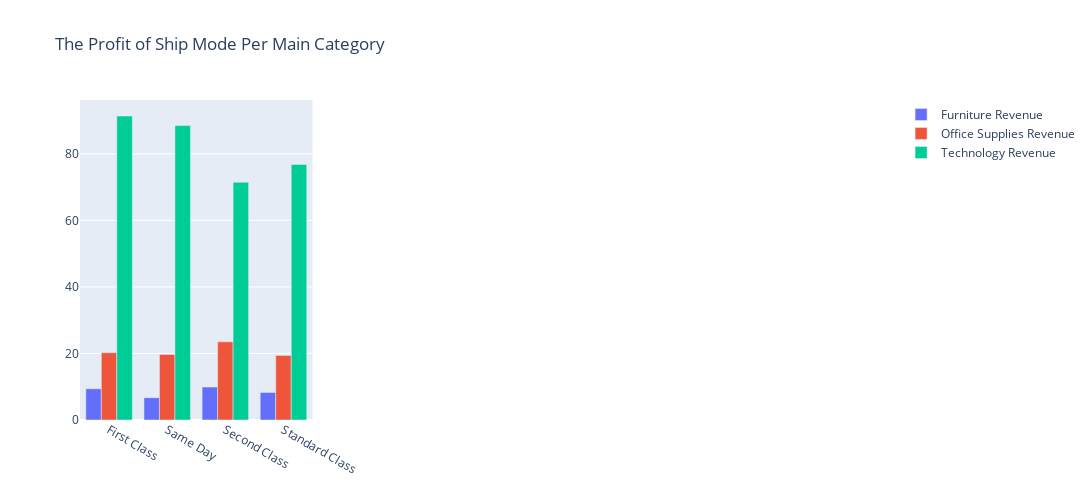

Source (notebook cell):
### Code cell
fig = make_subplots(rows=1, cols=3)

fig.add_trace(
    go.Bar(x=df3['Ship Mode'], y=df3['Furniture'],name='Furniture Revenue'),
    row=1, col=1
)

fig.add_trace(
    go.Bar(x=df3['Ship Mode'], y=df3['Office Supplies'],name='Office Supplies Revenue'),
    row=1, col=1
)

fig.add_trace(
    go.Bar(x=df3['Ship Mode'], y=df3['Technology'],name='Technology Revenue'),
    row=1, col=1
)

fig.update_layout(height=500, width=3800, title_text="The Profit of Ship Mode Per Main Category")
fig.show()

### Figure 1 — Plotly figure (JSON) as saved in the notebook; plotly's stock layout.template omitted (floating-point values rounded to 4 significant figures)
{"data": [{"name": "Furniture Revenue", "type": "bar", "x": ["First Class", "Same Day", "Second Class", "Standard Class"], "xaxis": "x", "y": [9.379, 6.7, 9.898, 8.302], "yaxis": "y"}, {"name": "Office Supplies Revenue", "type": "bar", "x": ["First Class", "Same Day", "Second Class", "Standard Class"], "xaxis": "x", "y": [20.22, 19.7, 23.5, 19.41], "yaxis": "y"}, {"name": "Technology Revenue", "type": "bar", "x": ["First Class", "Same Day", "Second Class", "Standard Class"], "xaxis": "x", "y": [91.37, 88.48, 71.45, 76.83], "yaxis": "y"}], "layout": {"height": 500, "title": {"text": "The Profit of Ship Mode Per Main Category"}, "width": 3800, "xaxis": {"anchor": "y", "domain": [0, 0.2889]}, "xaxis2": {"anchor": "y2", "domain": [0.3556, 0.6444]}, "xaxis3": {"anchor": "y3", "domain": [0.7111, 1]}, "yaxis": {"anchor": "x", "domain": [0, 1]}, "yaxis2": {"anchor": "x2", "domain": [0, 1]}, "yaxis3": {"anchor": "x3", "domain": [0, 1]}}}
